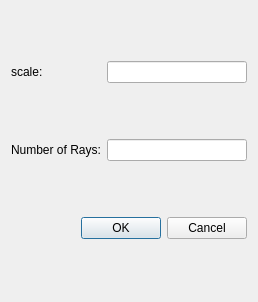
<?xml version="1.0" encoding="UTF-8"?>
<ui version="4.0">
 <class>LongitudinalDlg</class>
 <widget class="QDialog" name="LongitudinalDlg">
  <property name="geometry">
   <rect>
    <x>0</x>
    <y>0</y>
    <width>258</width>
    <height>302</height>
   </rect>
  </property>
  <property name="windowTitle">
   <string>Dialog</string>
  </property>
  <layout class="QGridLayout" name="gridLayout">
   <item row="0" column="1">
    <widget class="QLineEdit" name="scaleEdit"/>
   </item>
   <item row="2" column="0" colspan="2">
    <widget class="QDialogButtonBox" name="buttonBox">
     <property name="orientation">
      <enum>Qt::Horizontal</enum>
     </property>
     <property name="standardButtons">
      <set>QDialogButtonBox::Cancel|QDialogButtonBox::Ok</set>
     </property>
    </widget>
   </item>
   <item row="0" column="0">
    <widget class="QLabel" name="scaleLablel">
     <property name="text">
      <string>scale: </string>
     </property>
    </widget>
   </item>
   <item row="1" column="1">
    <widget class="QLineEdit" name="numRaysEdit"/>
   </item>
   <item row="1" column="0">
    <widget class="QLabel" name="label">
     <property name="text">
      <string>Number of Rays:</string>
     </property>
    </widget>
   </item>
  </layout>
 </widget>
 <resources/>
 <connections>
  <connection>
   <sender>buttonBox</sender>
   <signal>accepted()</signal>
   <receiver>LongitudinalDlg</receiver>
   <slot>accept()</slot>
   <hints>
    <hint type="sourcelabel">
     <x>248</x>
     <y>254</y>
    </hint>
    <hint type="destinationlabel">
     <x>157</x>
     <y>274</y>
    </hint>
   </hints>
  </connection>
  <connection>
   <sender>buttonBox</sender>
   <signal>rejected()</signal>
   <receiver>LongitudinalDlg</receiver>
   <slot>reject()</slot>
   <hints>
    <hint type="sourcelabel">
     <x>316</x>
     <y>260</y>
    </hint>
    <hint type="destinationlabel">
     <x>286</x>
     <y>274</y>
    </hint>
   </hints>
  </connection>
 </connections>
</ui>
